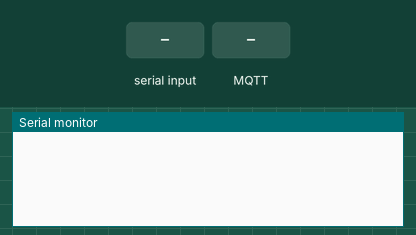
Recording of a sketch running on a simulated ESP8266 (NodeMCU). On the bench: the last lines printed to the serial monitor. The inputs (shaded band) are chosen by the test bench. WiFi joins after 1.5 s; servers stay silent unless stated; no MQTT or app messages arrive unless stated.

Above: at 0.8 s.
0.9 s: "1\n" received over Serial
At 3.7 s:
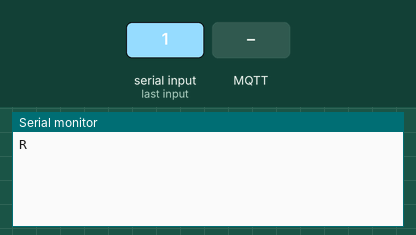
3.9 s: MQTT message "1" arrives on the first subscribed topic
At 5.1 s:
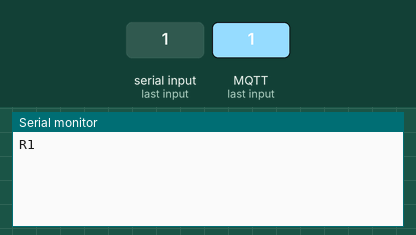
5.4 s: MQTT message "on" arrives on the first subscribed topic
At 6.4 s:
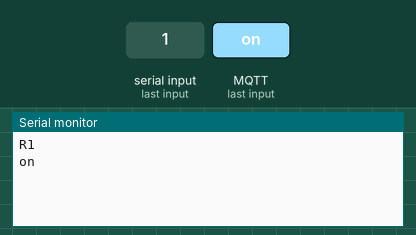
6.9 s: MQTT message "off" arrives on the first subscribed topic
At 7.6 s:
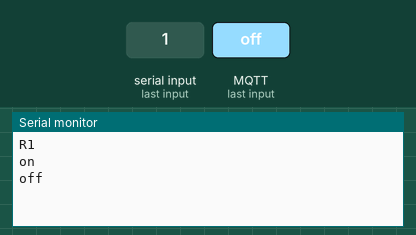

Measured:
- after the input at 0.9 s, the serial monitor: prints a new line after 2.1 s (image 1)
- after the input at 3.9 s, the serial monitor: prints a new line at once (image 2)
- after the input at 5.4 s, the serial monitor: prints a new line at once (image 3)
- after the input at 6.9 s, the serial monitor: prints a new line at once (image 4)

The sketch:

esp8266-mqtt.ino
```cpp
#include <ESP8266WiFi.h>
#include <PubSubClient.h>
#include <WiFiClientSecure.h>


#define Unknown_Mode 1
#define Send_Mode 2
#define Receive_Mode 3


/************** WiFi settings **************/
const char* ssid;
const char* password;

/************** MQTT Broker settings **************/
const char* mqtt_server;
const char* mqtt_username = "car1";        //"GP_Car_Network";
const char* mqtt_password = "car1";        //"G@2426579722#p";

const int mqtt_port = 8883;

/************** User Info **************/
const char* user_ID = "car1";  //"ESP8266Client_1";
const char* Subscribed_Topic = "test";


// WiFiClientSecure espClient;
WiFiClient espClient;
PubSubClient client(espClient);

char DataByte_Received_UART = 0;

char published_message_buffer[512] = { 0 };
int message_index = 0;
char publish_flag = 0;

int Flag_Mode = Unknown_Mode;

/************** Connect ESP8266 To Wifi Network **************/
void setup_wifi(void) {
  /* Delay 10 Milli Seconds */
  delay(10);

  /* Set Wifi In Station Mode */
  WiFi.mode(WIFI_STA);
  WiFi.begin(ssid, password);

  // while (WiFi.status() != WL_CONNECTED)
  // {
  //   /* Tring To reconnect To Wifi Network In 500 Milli Seconds */
  //   delay(500);
  // }
  delay(2000);

  if (WiFi.status() != WL_CONNECTED) {
    delay(3000);
    // WiFi.mode(WIFI_STA);
    WiFi.begin(ssid, password);
  }
}


/************** Blocking Reconnect To MQTT Broker in case it can't connect **************/
void Client_Reconnect_To_MQTT_Broker(void) {
  /* Loop until we're reconnected */
  while (!client.connected()) {
    /* Attempting to connect */
    if (client.connect(user_ID, mqtt_username, mqtt_password)) {
      /* Subscribe the topics here */
      client.subscribe(Subscribed_Topic);
    } else {
      /* Trying Again In 5 Seconds */
      delay(5000);
    }
  }
}


/************** CallBack When receiveng New Messages To Subscribed Topics **************/
void callback(char* topic, byte* payload, unsigned int length) {
  String Incomming_Message = "";

  if ((Flag_Mode == Unknown_Mode) || (Flag_Mode == Send_Mode)) {
    Flag_Mode = Receive_Mode;
  } else {
    /* Send The Incomming Message To UART In case Of Receive Mode */
    Incomming_Message.clear();

    Flag_Mode = Receive_Mode;

    for (int i = 0; i < length; i++) Incomming_Message += (char)payload[i];

    Serial.println(Incomming_Message);
  }
}


/************** void setup **************/
void setup() {


  while(Serial.available() > 0) Serial.read();

  Serial.flush();

  /* Set Baud Rate */
  Serial.begin(115200);

  while(Serial.available() == 0);

  setup_wifi();


  //espClient.setInsecure();
  /*if (espClient.setFingerprint(FingerPrint))
  {
    pinMode(BUILTIN_LED, OUTPUT);     // Initialize the BUILTIN_LED pin as an output
  }*/

  /*setClock();
  X509List cert(IRG_Root_X1);
  espClient.setTrustAnchors(&cert);
  */

  client.setServer(mqtt_server, mqtt_port);
  client.setCallback(callback);

  Client_Reconnect_To_MQTT_Broker();

  Serial.print('R');

  delay(300);

  Serial.flush();

  while(Serial.available() > 0) Serial.read();
}


/************** void loop **************/
void loop() {

  if (!client.connected()) {
    /* Set Flag Mode */
    Flag_Mode = Receive_Mode;

    Client_Reconnect_To_MQTT_Broker();
  }


  Flag_Mode = Receive_Mode;


  client.loop();

  /* Initalize String Buffer To Hold The Published Message once */
  // String Published_Message_Buffer = "";


  // if (Serial.available() > 0) {
  //   delay(1);

  //   /* Buffer The Inputs While Still Receving New Char */
  //   do {
  //     DataByte_Received_UART = Serial.read();

  //     Published_Message_Buffer += DataByte_Received_UART;

  //     delayMicroseconds(50);

  //   } while (Serial.available() > 0);
  // }
  while (Serial.available() > 0 && message_index < 512) {

    // DataByte_Received_UART = Serial.read();

    published_message_buffer[message_index] = Serial.read();

    message_index++;

    if (published_message_buffer[message_index - 2] == '\r' && published_message_buffer[message_index - 1] == '\n' && published_message_buffer[message_index] == '\0') {
      publish_flag = 1;
      break;
    }
  }


  // /* Send The Message While The Buffer Isn't Empty */
  // if (!Published_Message_Buffer.isEmpty()) {
  //   /* Set Flag Mode */
  //   Flag_Mode = Send_Mode;

  //   client.publish(Subscribed_Topic, String(Published_Message_Buffer).c_str(), true);

  //   /* Clear The Buffer To Hold A New Message */
  //   Published_Message_Buffer.clear();
  // }
  if (publish_flag == 1) {
    Flag_Mode = Send_Mode;
    client.publish(Subscribed_Topic, (const unsigned char*)published_message_buffer, message_index, true);

    for (int i = 0; i <= message_index; i++) {
      published_message_buffer[i] = 0;
    }

    message_index = 0;
    publish_flag = 0;
  }
}
```
